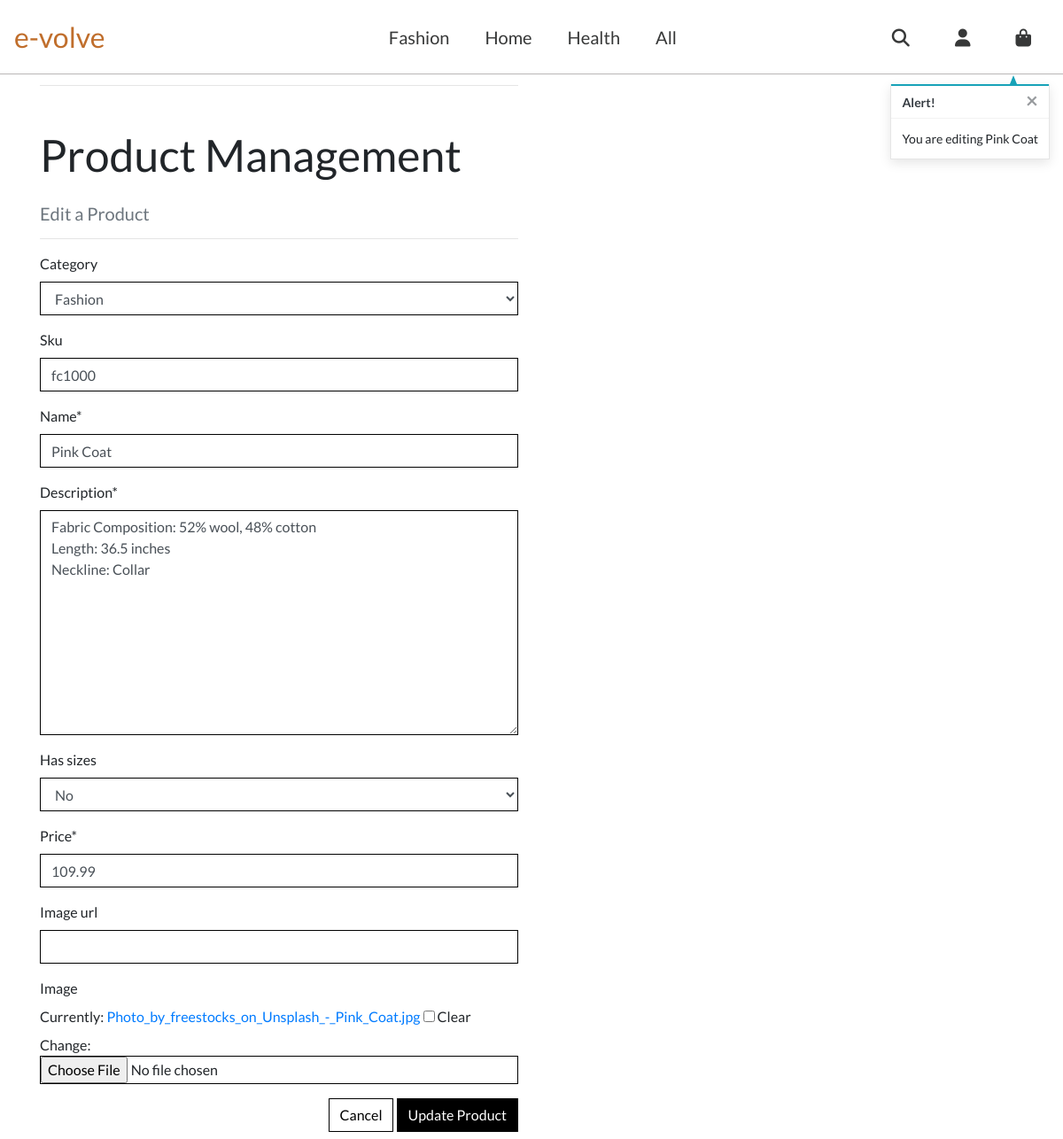
Page /products/edit/1/ (signed in) on the earlier database version.
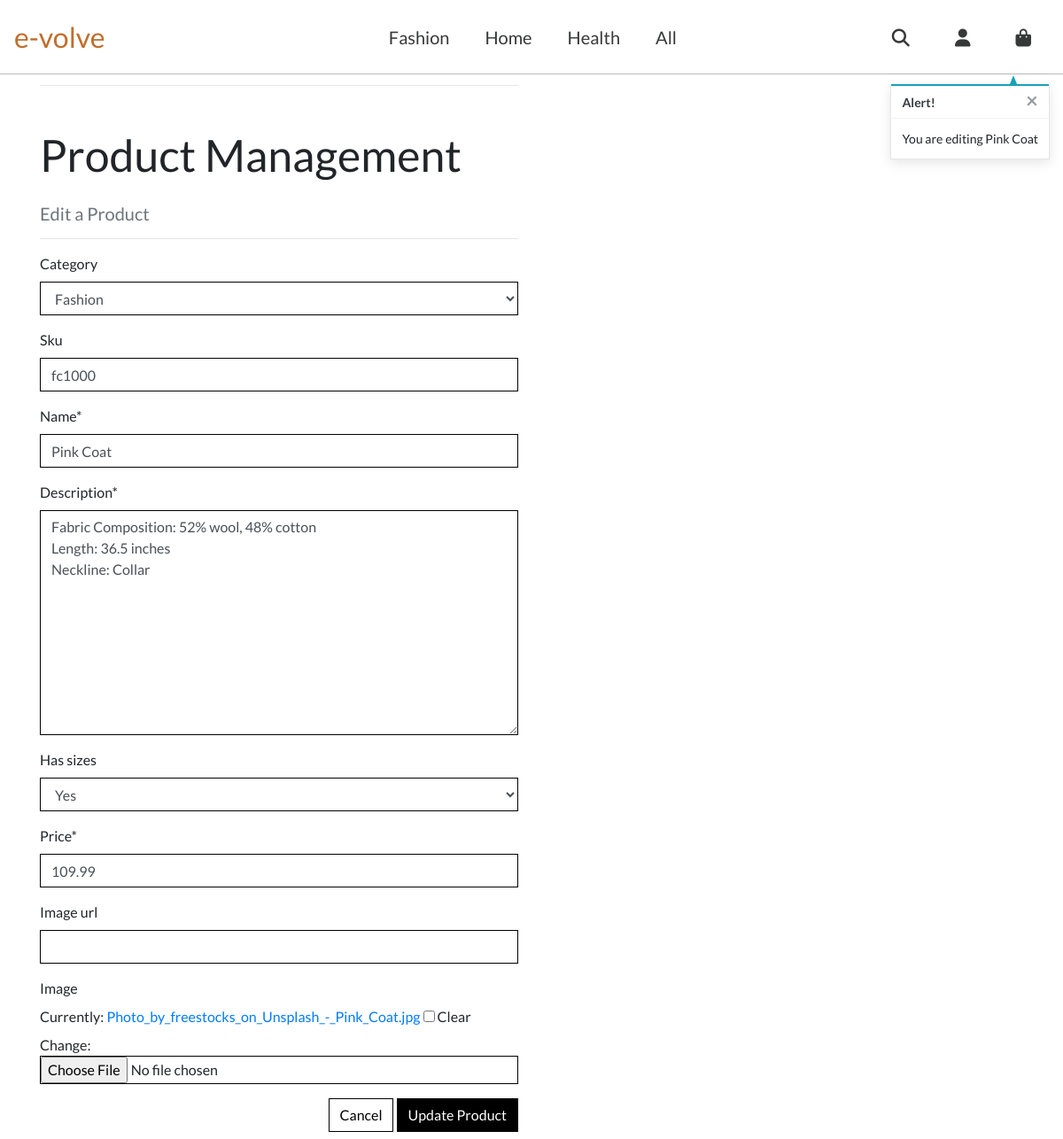
Same page on the later database version.
### products/models.py (models this page shows, shortened)
class Product(models.Model):
    category = models.ForeignKey('Category', null=True, blank=True,
                                 on_delete=models.SET_NULL)
    sku = models.CharField(max_length=254, null=True, blank=True)
    name = models.CharField(max_length=254)
    description = models.TextField()
    has_sizes = models.BooleanField(default=False, null=True, blank=True)
    price = models.DecimalField(max_digits=6, decimal_places=2)
    image_url = models.URLField(max_length=1024, null=True, blank=True)
    image = models.ImageField(null=True, blank=True)

### products/views.py (the view)
# urls.py: path('edit/<int:product_id>/', views.edit_product, name='edit_product'),
@login_required()
def edit_product(request, product_id):
    if not request.user.is_superuser:
        messages.error(request, 'Sorry, only store owners can do that.')
        return redirect(reverse('home'))
    product = get_object_or_404(Product, pk=product_id)
    if request.method == 'POST':
        form = ProductForm(request.POST, request.FILES, instance=product)
        if form.is_valid():
            form.save()
            messages.success(request, 'Successfully updated product!')
            return redirect(reverse('product_detail', args=[product.id]))
        else:
            messages.error(request, 'Failed to update product. Please ensure\
                 the form is valid.')
    else:
        form = ProductForm(instance=product)
        messages.info(request, f'You are editing {product.name}')
    template = 'products/edit_product.html'
    context = {
        'form': form,
        'product': product,
    }
    return render(request, template, context)

### products/forms.py
class ProductForm(forms.ModelForm):
    class Meta:
        model = Product
        fields = '__all__'
    def __init__(self, *args, **kwargs):
        super().__init__(*args, **kwargs)
        categories = Category.objects.all()
        friendly_names = [(c.id, c.get_friendly_name()) for c in categories]
        self.fields['category'].choices = friendly_names
        for field_name, field in self.fields.items():
            field.widget.attrs['class'] = 'border-black rounded-0'

### products/models.py (called while the page is built)
    def get_friendly_name(self):
        return self.friendly_name

### products/templates/products/edit_product.html (shortened to what this page needs)
{% extends "base.html" %}
{% load static %}
{% block content %}
    <div class="overlay"></div>
    <div class="container">
        <div class="row">
            <div class="mt-5 col-12 col-md-6">
                <hr class="mt-5 mb-5">
                <h2 class="logo-font mb-4">Product Management</h2>
                <h5 class="text-muted">Edit a Product</h5>
                <hr>
            </div>
        </div>
        <div class="row">
            <div class="col-12 col-md-6">
                <form method="POST" action="{% url 'edit_product' product.id %}" class="form mb-2" enctype="multipart/form-data">
                    {{ form | crispy }}
                    <div class="text-right">
                        <a class="btn btn-outline-black rounded-0" href="{% url 'products' %}">Cancel</a>
                        <button class="btn btn-black rounded-0" type="submit">Update Product</button>
                    </div>
                </form>
            </div>
        </div>
    </div>
{% endblock %}

Differences in the rows shown:
changed Product "Fashion": has_sizes "No" → "Yes"
